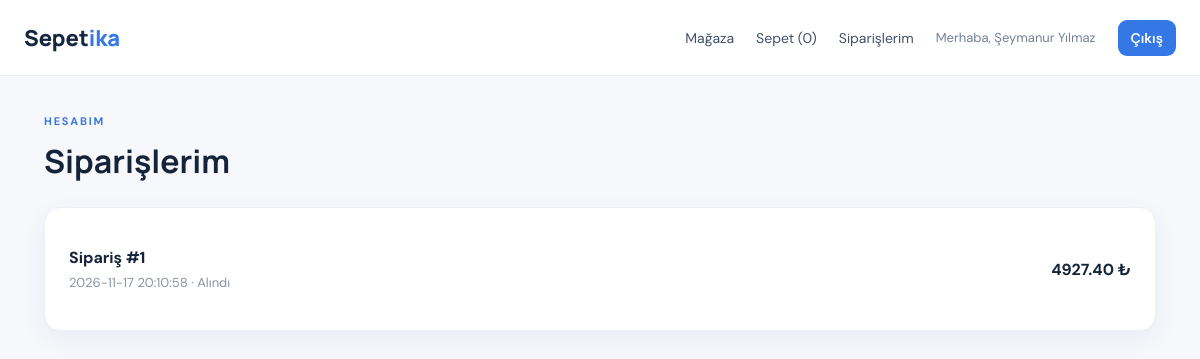
Page /orders (signed in) on the committed database.
### tables this page shows
CREATE TABLE orders (
        id INTEGER PRIMARY KEY AUTOINCREMENT,
        user_id INTEGER NOT NULL REFERENCES users(id),
        total REAL NOT NULL,
        status TEXT NOT NULL DEFAULT 'Alındı',
        created_at TEXT NOT NULL DEFAULT CURRENT_TIMESTAMP
    );

### app.py (the view)
@app.route("/orders")
@login_required
def orders():
    rows = db().execute("SELECT * FROM orders WHERE user_id=? ORDER BY id DESC", (session["user_id"],)).fetchall()
    return render_template("orders.html", orders=rows)

### app.py (called while the page is built)
def db():
    if "db" not in g:
        g.db = sqlite3.connect(DATABASE)
        g.db.row_factory = sqlite3.Row
        g.db.execute("PRAGMA foreign_keys = ON")
    return g.db

def login_required(view):
    @wraps(view)
    def wrapped(*args, **kwargs):
        if not session.get("user_id"):
            flash("Bu işlem için giriş yapmalısınız.", "warning")
            return redirect(url_for("login"))
        return view(*args, **kwargs)
    return wrapped

@app.context_processor
def inject_cart_count():
    return {"cart_count": sum(session.get("cart", {}).values())}

### templates/orders.html
{% extends 'base.html' %}{% block content %}<p class="eyebrow">HESABIM</p><h1>Siparişlerim</h1><div class="card">{% for order in orders %}<div class="cart-row"><div class="grow"><strong>Sipariş #{{ order.id }}</strong><p>{{ order.created_at }} · {{ order.status }}</p></div><strong>{{ '%.2f'|format(order.total) }} ₺</strong></div>{% else %}<p>Henüz siparişiniz yok.</p>{% endfor %}</div>{% endblock %}

### static/style.css (style rules this page uses)
:root { font-family:'DM Sans',sans-serif;color:#16243a;background:#f6f8fc;font-synthesis:none }
* { box-sizing:border-box }
body { margin:0 }
.eyebrow { font-size:11px;letter-spacing:1.8px;font-weight:700;color:#3979df }
h1,h2,h3 { font-family:Manrope }
h1 { font-size:32px;margin:8px 0 24px }
.product,.card { background:#fff;border:1px solid #edf0f5;border-radius:16px;box-shadow:0 8px 24px #213c6410 }
.card { padding:24px;margin:16px 0 }
.cart-row,.admin-row { display:flex;align-items:center;gap:16px;padding:15px 0;border-bottom:1px solid #edf0f4 }
.cart-row:last-child,.admin-row:last-child { border:0 }
.cart-row p { font-size:13px;color:#8994a4;margin:6px 0 0 }
.grow { flex:1 }

### rows in the picture
orders: id "1", created_at "2026-11-17 20:10:58", status "Alındı", total "4927.40"

### other values in the picture
{{ cart_count }} "0"
{{ session.get('name') }} "Şeymanur Yılmaz"
